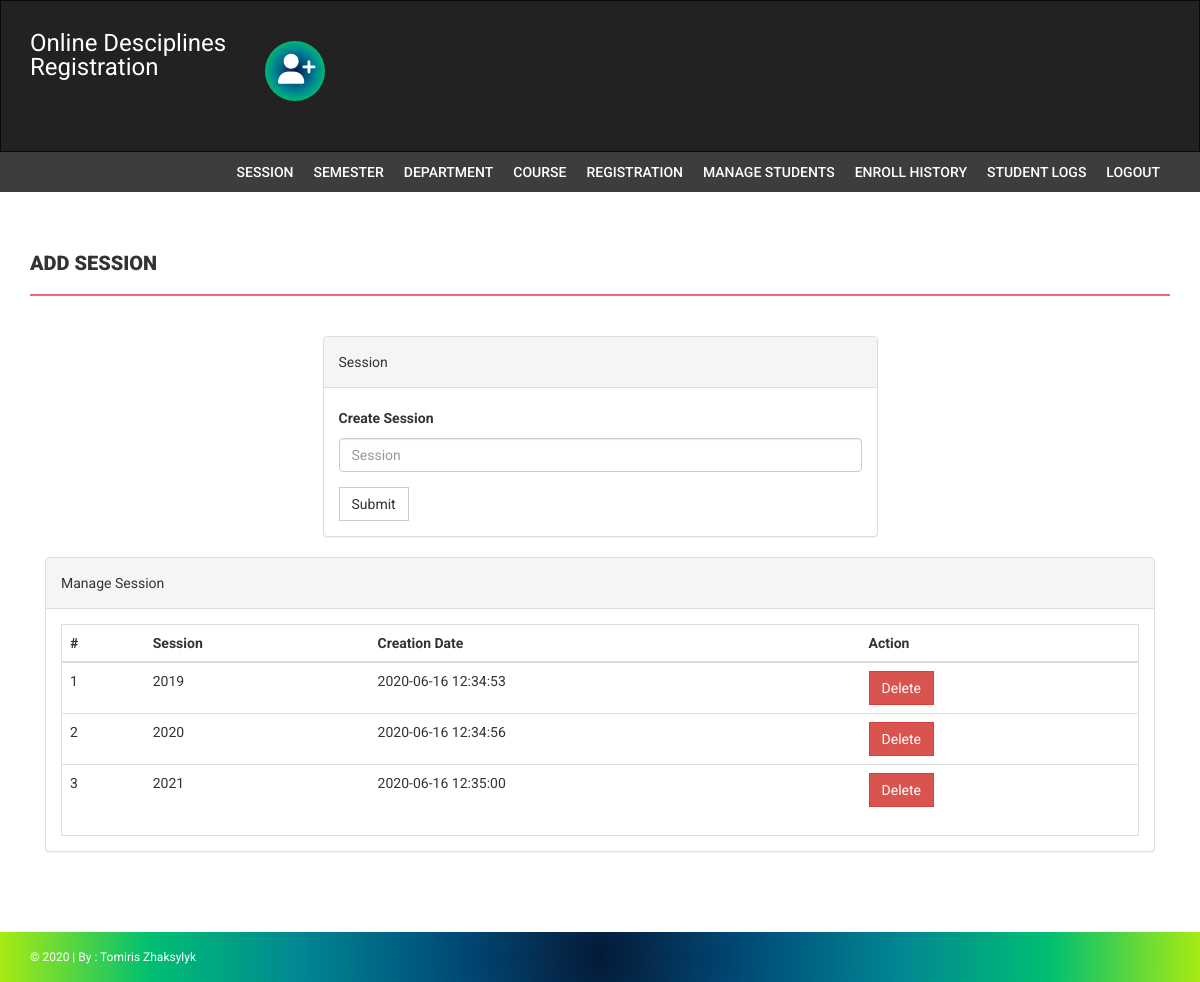
Screenshot of /onlineUniversity/admin/session.php (signed in) with the database file from the repository.
### tables this page shows
CREATE TABLE `session` (
  `id` int(11) NOT NULL,
  `session` varchar(255) DEFAULT NULL,
  `creationDate` timestamp NULL DEFAULT current_timestamp()
);

### onlineUniversity/admin/session.php (the view, shortened to what this page needs)
<?php
if(strlen($_SESSION['alogin'])==0)
    {
header('location:index.php');
}
else{
?>
<!DOCTYPE html>
<html xmlns="http://www.w3.org/1999/xhtml">
<head>
    <link href="assets/css/bootstrap.css" rel="stylesheet" />
    <link href="assets/css/font-awesome.css" rel="stylesheet" />
    <link href="assets/css/style.css" rel="stylesheet" />
</head>
<body>
<?php include('includes/header.php');?>
<?php if($_SESSION['alogin']!="")
{
 include('includes/menubar.php');
}
 ?>
    <div class="content-wrapper">
        <div class="container">
              <div class="row">
                    <div class="col-md-12">
                        <h1 class="page-head-line">Add session  </h1>
                    </div>
                </div>
                <div class="row" >
                  <div class="col-md-3"></div>
                    <div class="col-md-6">
                        <div class="panel panel-default">
                        <div class="panel-heading">
                           Session
                        </div>
                        <div class="panel-body">
                       <form name="session" method="post">
   <div class="form-group">
    <label for="session">Create Session </label>
    <input type="text" class="form-control" id="sesssion" name="sesssion" placeholder="Session" />
  </div>
 <button type="submit" name="submit" class="btn btn-default">Submit</button>
</form>
                            </div>
                            </div>
                    </div>
                </div>
                <div class="col-md-12">
                    <div class="panel panel-default">
                        <div class="panel-heading">
                            Manage Session
                        </div>
                        <div class="panel-body">
                            <div class="table-responsive table-bordered">
                                <table class="table">
                                    <thead>
                                        <tr>
                                            <th>#</th>
                                            <th>Session</th>
                                            <th>Creation Date</th>
                                            <th>Action</th>
                                        </tr>
                                    </thead>
                                    <tbody>
<?php
$sql=mysqli_query($con,"select * from session");
$cnt=1;
while($row=mysqli_fetch_array($sql))
{
?>
                                        <tr>
                                            <td><?php echo $cnt;?></td>
                                            <td><?php echo htmlentities($row['session']);?></td>
                                            <td><?php echo htmlentities($row['creationDate']);?></td>
                                            <td>
  <a href="session.php?id=<?php echo $row['id']?>&del=delete" onClick="return confirm('Are you sure you want to delete?')">
                                            <button class="btn btn-danger">Delete</button>
</a>
                                            </td>
                                        </tr>
<?php
$cnt++;
} ?>
                                    </tbody>
                                </table>
                            </div>
                        </div>
                    </div>
                </div>
            </div>
   </div>
  <?php include('includes/footer.php');?>
</body>
</html>
<?php } ?>

### onlineUniversity/admin/assets/css/style.css (style rules this page uses)
body { font-family: 'Roboto', sans-serif; line-height: 30px; }
.content-wrapper { margin-top: 40px; min-height: 600px; padding-bottom: 60px; }
.page-head-line { font-weight: 900; padding-bottom: 20px; border-bottom: 2px solid #F0677C; text-transform: uppercase; color:radial-gradient(circle, #051937, #004d7a, #008793, #00bf72, #a8eb12); font-size: 20px; margin-bottom: 40px; }
.btn { border-radius: 0px; -webkit-border-radius: 0px; -moz-border-radius: 0px; }

### rows the page displays
session: session "2019", creationDate "2020-06-16 12:34:53"
session: session "2020", creationDate "2020-06-16 12:34:56"
session: session "2021", creationDate "2020-06-16 12:35:00"
